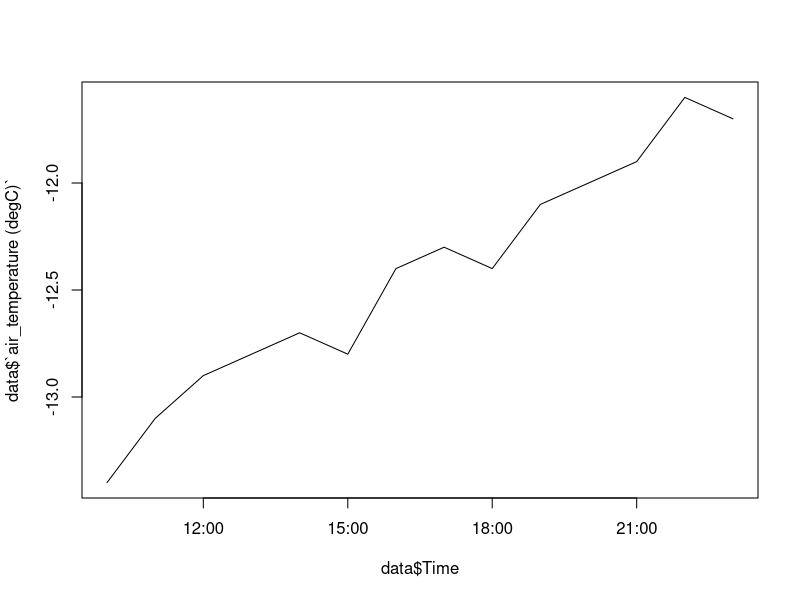
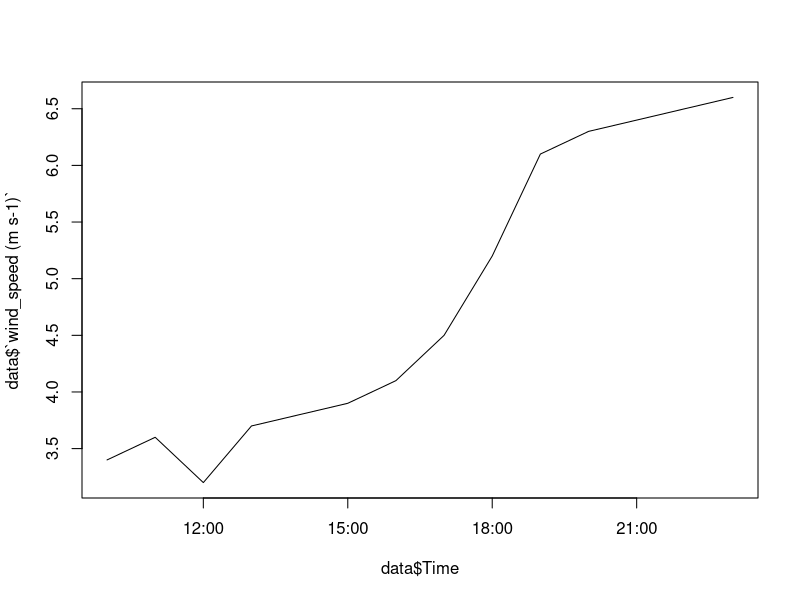
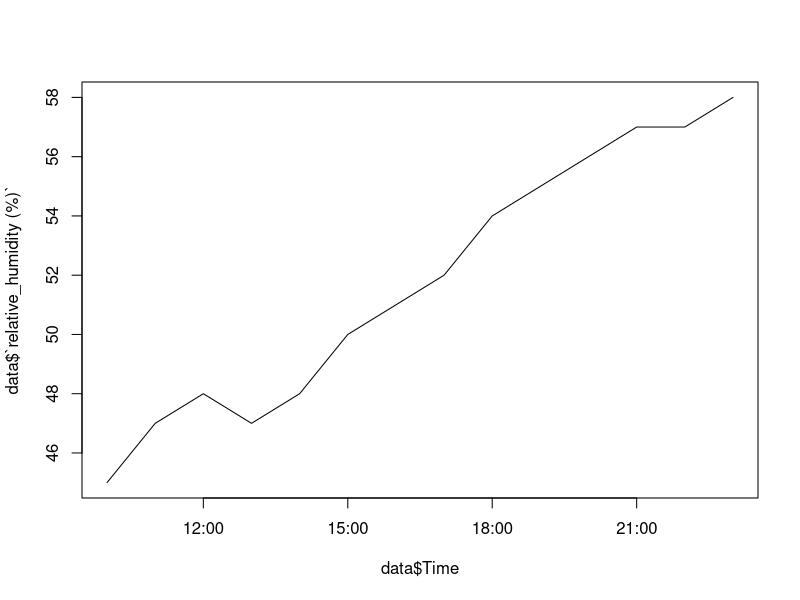

Generate these figures, in order, with R:
## ---- chunk 1
knitr::opts_chunk$set(echo = TRUE)
## ---- chunk 2
install.packages("readxl")
library("readxl")
install.packages("ncdf4")
library(ncdf4)
## ---- chunk 3
data <- read_excel("meteorlogical_measurements_time_series.xlsx")
print(data, n=Inf)
## ---- chunk 4
plot(data$Time, data$`air_temperature (degC)`, type ="l")
plot(data$Time, data$`wind_speed (m s-1)`, type ="l")
plot(data$Time, data$`relative_humidity (%)`, type ="l")
## ---- chunk 5
data$Hour <- format(data$Time, format="%H")
## ---- chunk 6
timedim <- ncdim_def("time","hours since 2021-02-21T00:00:00Z",as.double(data$Hour))
## ---- chunk 7
fillvalue <- 1e32

airtemp <- ncvar_def("air_temperature", units="K", dim=list(timedim), missval=fillvalue, longname="Air temperature in degrees kelvin, measured at an elevation of 2 meters")
humidity <- ncvar_def("relative_humidity", units="1", dim=list(timedim), missval=fillvalue, longname="Relative humidity of air, the amount of moisture in the air at a certain temperature compared to what the air can hold at that temperature")
windspeed <- ncvar_def("wind_speed", units="ms-1", dim=list(timedim), missval=fillvalue, longname="Wind speed, magnitude of the 2 horizontal components of velocity, measured at an elevation of 2 meters")
## ---- chunk 8

data$air_temp_kelvin <- data$`air_temperature (degC)` + 273.15 # Converting to preferred units defined by the standard_name

ncfile <- "meteorological_time_series.nc"

# create netCDF file and put arrays
ncout <- nc_create(ncfile,list(airtemp, humidity, windspeed),force_v4=TRUE)

ncvar_put(ncout, airtemp, data$air_temp_kelvin)
ncvar_put(ncout, humidity, data$`relative_humidity (%)`)
ncvar_put(ncout, windspeed, data$`wind_speed (m s-1)`)
## ---- chunk 9
ncatt_put(ncout,"wind_speed", "standard_name", "wind_speed") # It is just coincidence that I have used the same variable name (first argument) as the standard name (last argument) here.
ncatt_put(ncout,"air_temperature", "standard_name", "air_temperature")
ncatt_put(ncout,"relative_humidity", "standard_name", "relative_humidity")
ncatt_put(ncout,"wind_speed", "coverage_content_type", "physicalMeasurement")
ncatt_put(ncout,"air_temperature", "coverage_content_type", "physicalMeasurement")
ncatt_put(ncout,"relative_humidity", "coverage_content_type", "physicalMeasurement")
## ---- chunk 10

dtnow <- format(Sys.time(), tz = "UTC", "%FT%R:%SZ")

ncatt_put(ncout,0,attname="title",attval="Meteorological measurements from 78.4365 °N, 78.4365 °E the the Northern Barents Sea, 2021-02-21")
ncatt_put(ncout,0,attname="naming_authority",attval="University Centre in Svalbard (UNIS)")
ncatt_put(ncout,0,"id",'1b8a577c-9601-5056-9b81-9e7b802da117') # This could be the ID you used in the sample log for the weather station deployement
ncatt_put(ncout,0,"summary","analagous to an abstract in a paper, long and descriptive")
ncatt_put(ncout,0,"keywords","'Earth Science > Atmosphere > Atmospheric Winds > Surface Winds > Wind Speed; Earth Science > Atmosphere > Atmospheric Water Vapor > Water Vapor Indicators > Relative Humidity; Earth Science > Atmosphere > Atmospheric Winds > Surface temperature > Air Temperature")
ncatt_put(ncout,0,"keywords_vocabulary","GCMD")
ncatt_put(ncout,0,"geospatial_lat_min",78.4365)
ncatt_put(ncout,0,"geospatial_lat_max",78.4365)
ncatt_put(ncout,0,"geospatial_lon_min",31.0124)
ncatt_put(ncout,0,"geospatial_lon_max",31.0124)
ncatt_put(ncout,0,"time_coverage_start","2021-02-21T10:00:00Z")
ncatt_put(ncout,0,"time_converage_end","2021-02-21T23:00:00Z")
ncatt_put(ncout,0,"Conventions","ACDD-1.3, , CF-1.8")
ncatt_put(ncout,0,"history",paste("File created using ncdf4 in R at",dtnow))
ncatt_put(ncout,0,"source","Meteorological measurements from temporary station deployed on the sea ice")
ncatt_put(ncout,0,"processing_level","raw")
ncatt_put(ncout,0,"date_created",dtnow)
ncatt_put(ncout,0,"creator_type","person; person")
ncatt_put(ncout,0,"creator_institution","The University Centre in Svalbard; The University Centre in Svalbard")
ncatt_put(ncout,0,"creator_name","Luke Marsden; John Doe")
ncatt_put(ncout,0,"creator_email","lukem@unis.no; jodoe@unis.no")
ncatt_put(ncout,0,"creator_url","https://www.unis.no/staff/luke-marsden/; https://www.unis.no/staff/john-doe/")
ncatt_put(ncout,0,"institution","The University Centre in Svalbard (UNIS)")
ncatt_put(ncout,0,"publisher_name","Norwegian Meteorological Institute - Arctic Data Centre")
ncatt_put(ncout,0,"publisher_email","adc-suppoort@met.no")
ncatt_put(ncout,0,"publisher_url","https://adc.met.no/")
ncatt_put(ncout,0,"publisher_type","institution")
ncatt_put(ncout,0,"project","The Nansen Legacy (RCN # 276730)")
ncatt_put(ncout,0,"license","https://creativecommons.org/licenses/by/4.0/")
ncatt_put(ncout,0,"metadata_link","") # Enter DOI provided by data centre
ncatt_put(ncout,0,"metadata_catalogue","https://sios-svalbard.org/aen/tools")
ncatt_put(ncout,0,"acknowledgements","Funded by the Research Council of Norway. John Smith was involved in collecting the data")
## ---- chunk 11
ncout
